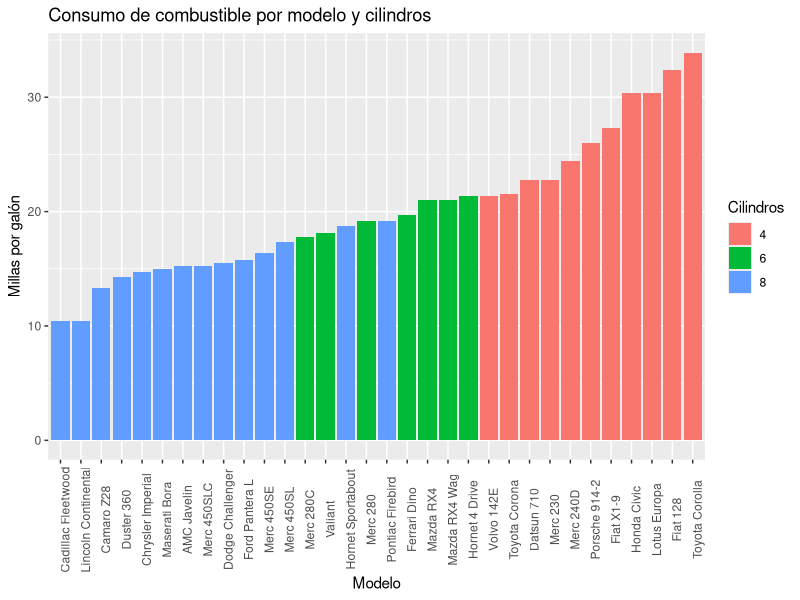
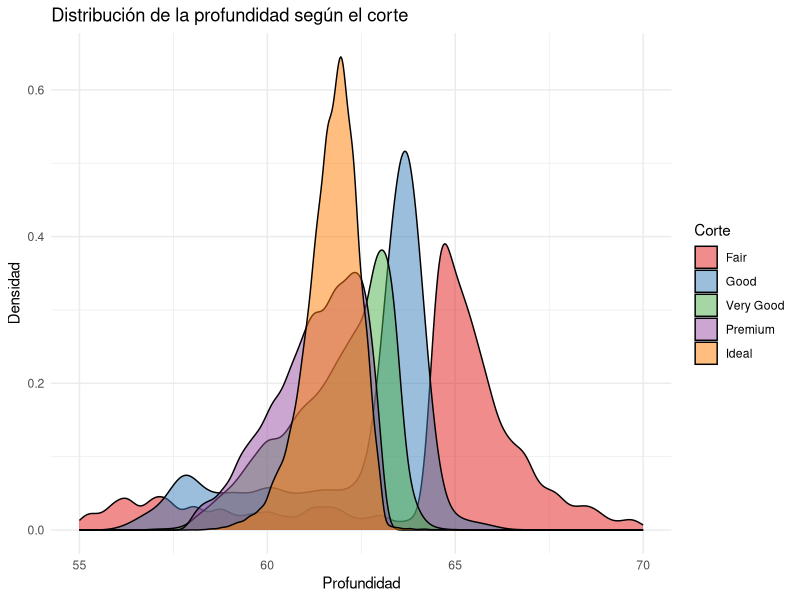
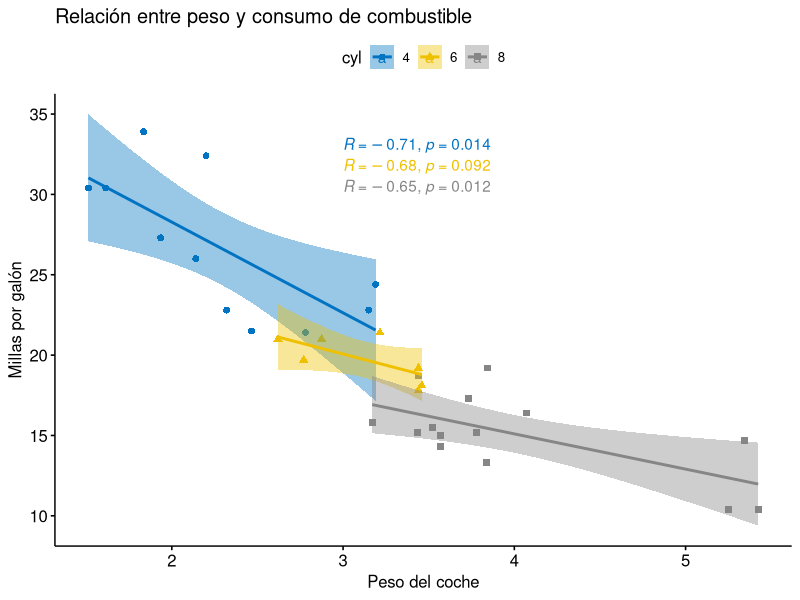
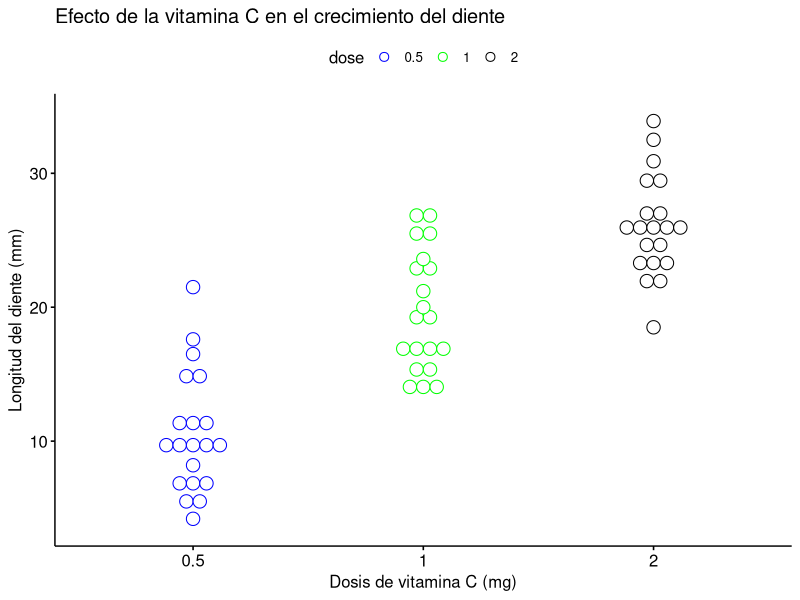
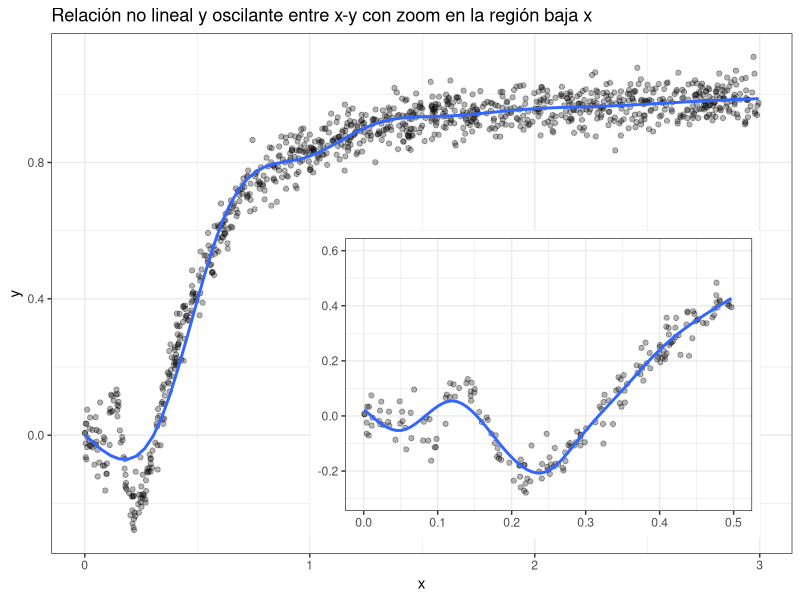
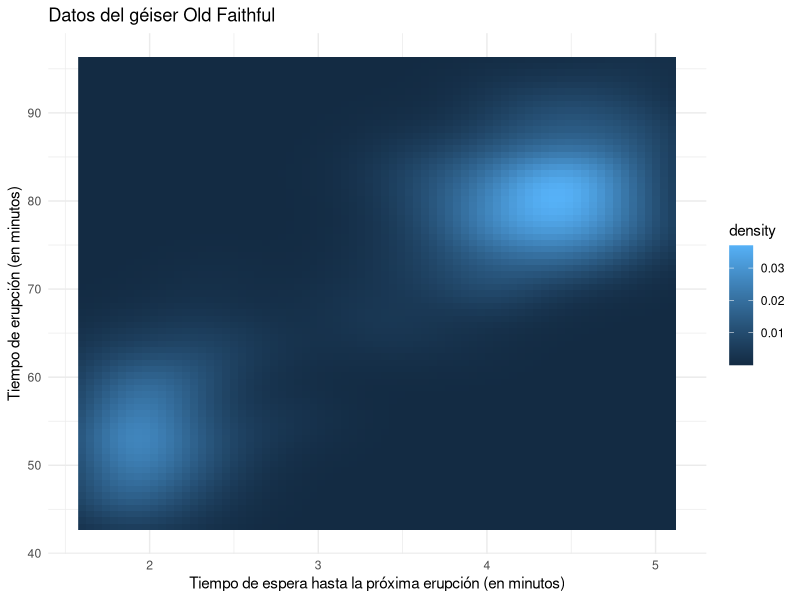

These figures' R source, in order:
## ---- chunk 1
library(ggpubr); library(patchwork); library(ggplot2); library(grid)
library(gridExtra); library(ggrepel)

## ---- chunk 2
data("ToothGrowth")

head(ToothGrowth, n=4)
## ---- chunk 3
data("mtcars")

head(mtcars, n=4)
## ---- chunk 4
data("diamonds")

head(diamonds, n=4)
## ---- chunk 5
data("mtcars")
mtcars$name <- rownames(mtcars)
mtcars$cyl <- as.factor(mtcars$cyl)
head(mtcars[, c("name", "wt", "mpg", "cyl")])

## ---- chunk 6
dfm1<-ggplot(mtcars, aes(x = reorder(name, mpg), y = mpg, fill = cyl)) + # se definen los datos y las variables
  geom_bar(stat = "identity", position = "dodge") + # se crea las barras
  theme(legend.position = "right", # se mueve la leyenda a la derecha
        axis.text.x = element_text(angle = 90)) + # se rota los nombres del eje x
  labs(title = "Consumo de combustible por modelo y cilindros", # se pone el título
       x = "Modelo", # se agrega el nombre del eje x
       y = "Millas por galón", # se agrega el nombre del eje y
       fill = "Cilindros") # se agrega el nombre de la leyenda
dfm1
## ---- chunk 7
data("diamonds")
dm <-ggplot(diamonds, aes(x = depth, fill = cut)) +
  geom_density(alpha = 0.5) +
  labs(title = "Distribución de la profundidad según el corte",
       x = "Profundidad",
       y = "Densidad") +
  theme_minimal() +
  scale_x_continuous(limits=c(55,70), breaks=seq(55,70,5)) +
  scale_fill_brewer(palette="Set1") +
  guides(fill=guide_legend(title="Corte"))
dm
## ---- chunk 8

dfm2 <- ggscatter(mtcars, x = "wt", y = "mpg",
                add = "reg.line",# Para agregar la linea de regresión
                conf.int = TRUE, # para agregar el intervalo de confianza
                color = "cyl", palette = "jco", # se aplica un color por grupos para "cyl"
                shape = "cyl" 
)+
  stat_cor(aes(color = cyl), label.x = 3) +
  xlab("Peso del coche") + # etiqueta del eje x
  ylab("Millas por galón") + # etiqueta del eje y
  ggtitle("Relación entre peso y consumo de combustible") # título del gráfico

dfm2

## ---- chunk 9
dt <- ggdotplot(ToothGrowth, x = "dose", y = "len", 
                color = "dose", 
                palette = "jco", 
                binwidth = 1) +
      # Añadir nombres a los ejes y un título al gráfico
      labs(x = "Dosis de vitamina C (mg)",
           y = "Longitud del diente (mm)", 
           title = "Efecto de la vitamina C en el crecimiento del diente")+
      # para definir una paleta de colores
         scale_color_manual(values = c( "blue","green", "black"))
dt 
## ---- chunk 10
# Se establece una semilla para la generación de números aleatorios
set.seed(42)  

# Se establece el tamaño de la muestra
n <- 1000  

# Se generan los valores de x y y
x <- runif(n) * 3  # Valores aleatorios uniformes entre 0 y 3
y <- x * sin(1/x) + rnorm(n) / 25  # Función no lineal de x, más ruido normal

# Se crea un data frame con las variables x e y
df <- data.frame(x = x, y = y)  

# Se crea la primera gráfica
p1 <- ggplot(df, aes(x, y)) +
  geom_point(alpha = 0.3) +  # Se agrega puntos con transparencia
  geom_smooth(se = FALSE) +  # Se agrega una curva de ajuste suavizado
  theme_bw()  # Se aplica un tema de gráfica en blanco y negro

# Se crea la segunda gráfica con un rango de ejes más limitado
p2 <- ggplot(df, aes(x, y)) +
  geom_point(alpha = 0.3) +  # Se agrega puntos con transparencia
  geom_smooth(se = FALSE) +  # Se agrega una curva de ajuste suavizado
  scale_x_continuous(limits = c(0, 0.5)) +  # Se establece el límite inferior y superior del eje x
  scale_y_continuous(limits = c(-0.3, 0.6)) +  # Se establece el límite inferior y superior del eje y
  labs(x = NULL, y = NULL) +  # Se eliminan las etiquetas de los ejes
  theme_bw()  # Se aplica un tema de gráfica en blanco y negro

# Se combinan las dos gráficas usando annotation_custom()
pt<- p1 + annotation_custom(ggplotGrob(p2), xmin = 1, xmax = 3, ymin = -0.3, ymax = 0.6)+
  
  labs(title = "Relación no lineal y oscilante entre x-y con zoom en la región baja x")
pt

## ---- chunk 11

#Se usan los datos faithfuld, donde las variables 
# eruptions y waiting se mapean a los ejes x e y, 
hm <- ggplot(faithfuld, aes(eruptions, waiting)) + 
  geom_raster(aes(fill = density))+

  theme_minimal()+ # Se cambia el tema a minimal

# Se añade un título y etiquetas a los ejes
  labs(title = "Datos del géiser Old Faithful",
              x = "Tiempo de espera hasta la próxima erupción (en minutos)",
              y = "Tiempo de erupción (en minutos)",
              fill = "density")
hm

